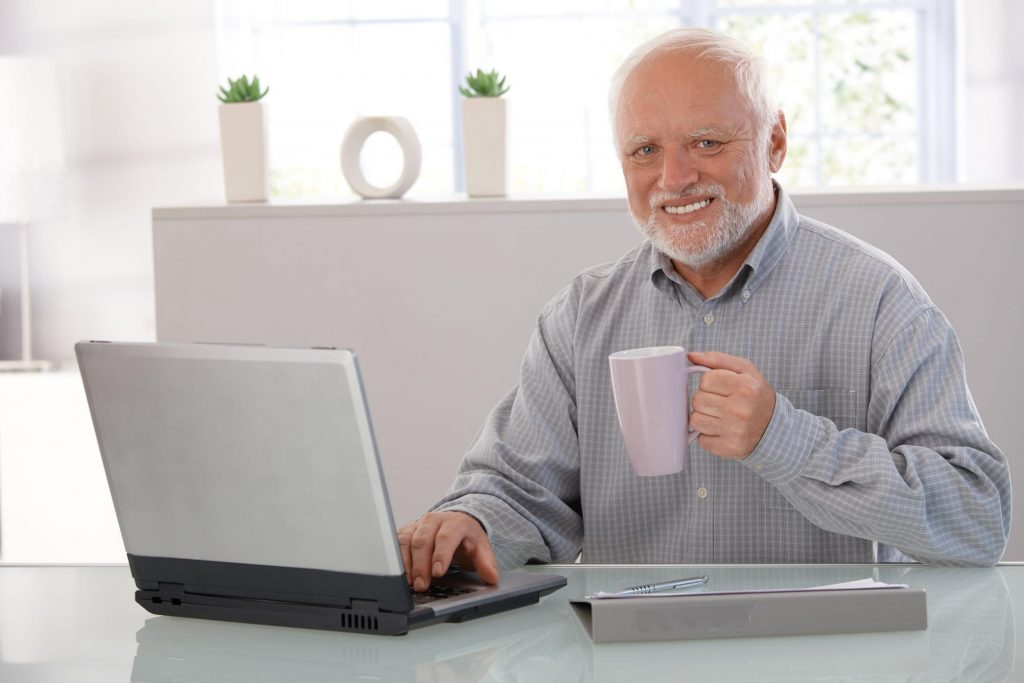
#> input picture buch/papers/opt/images/harold_input.jpg, 1024 x 683 px
$ python harold.py
#> lines starting #> are read from the running program, lines starting #| are printed output that depends on the picture
### buch/papers/opt/code/opt_module.py
import numpy as np
import matplotlib.pyplot as plt
import os


class OptFourier:
    output_path = "output"

    # [5 lines left out: function __init__, not called in this run]

    @classmethod
    def show_all(cls):
        plt.show()

    # [119 lines left out: functions add_wave, add_grid, add_slit, show, not called in this run]


def image_filter(image, radius, highpass=True):
    image_modified = image.copy()
    size_x, size_y = image_modified.shape
    position_x = size_x / 2 - 0.5
    position_y = size_y / 2 - 0.5

    for x in range(size_x):
        for y in range(size_y):
            distance = np.sqrt((position_x - x)**2 + (position_y - y)**2)
            if ((highpass is False and radius < distance) or
                    (highpass is True and radius >= distance)):
                image_modified[x][y] = 0

    return image_modified

### buch/papers/opt/code/harold.py
import os
import numpy
import matplotlib.pyplot as plot
import PIL as pil
from opt_module import image_filter

# Relative to this file
input_path = "../images/harold_input.jpg"
output_path = "../images/"


# Try to read the picture and convert it to grey scale
try:
    image_input = pil.Image.open(input_path)
#> image_input is the input picture: PIL image 1024x683 RGB; mean R, G, B 187.2, 182.2, 181.7
    image = image_input.convert("L")
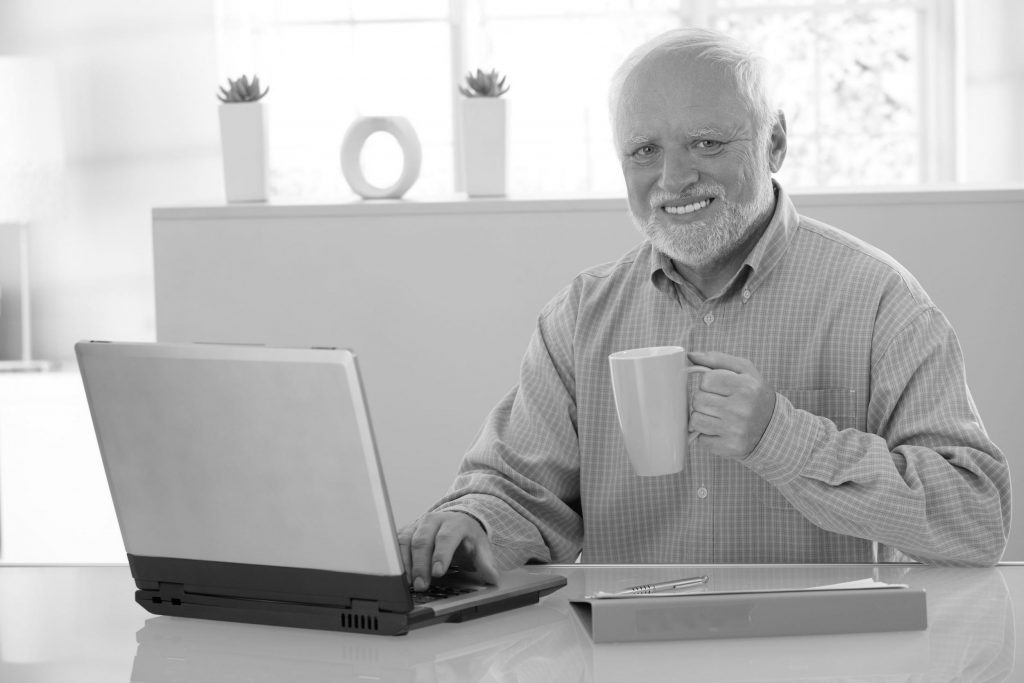
#> image: PIL image 1024x683 L; min 0, max 255, mean 183.6
    image_rgb = image_input.convert("RGB")
    print(f"Successfully loaded image from {input_path}")
except FileNotFoundError as exception:
    print(exception)
    exit()

# Create output folder structure if necessary
if not os.path.isdir(output_path):
    os.makedirs(output_path)

# Apply two dimensional fft
image_fourier = numpy.fft.fftshift(numpy.fft.fft2(image))

# Filter images
image_fourier_lowpass = image_filter(image_fourier, 30, False)
image_fourier_highpass = image_filter(image_fourier, 30, True)

# Apply inverse fft to all pictures
image_reconstructed_lowpass = numpy.fft.ifft2(image_fourier_lowpass)
image_reconstructed_highpass = numpy.fft.ifft2(image_fourier_highpass)

# Generate output files
plot.rcParams.update({'font.size': 18})
plot.imshow(image, cmap='gray')
plot.savefig(os.path.join(output_path, "harold_gray.png"))

plot.imshow(numpy.log(abs(image_fourier),
            where=abs(image_fourier) > 0), cmap='gray')
plot.savefig(os.path.join(output_path, "harold_fourier.png"))
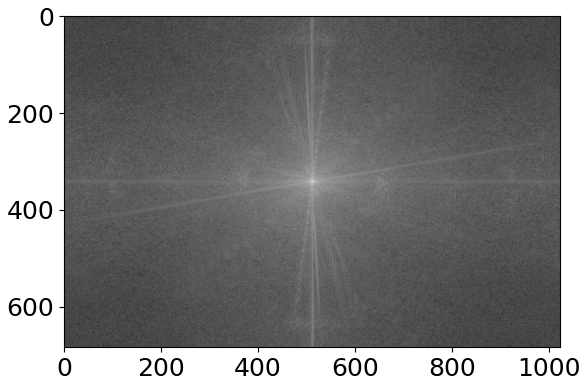
#> figure drawn by matplotlib, 1 panel

plot.imshow(numpy.log(abs(image_fourier_lowpass),
            where=abs(image_fourier_lowpass) > 0), cmap='gray')
plot.savefig(os.path.join(output_path, "harold_fourier_lowpass.png"))
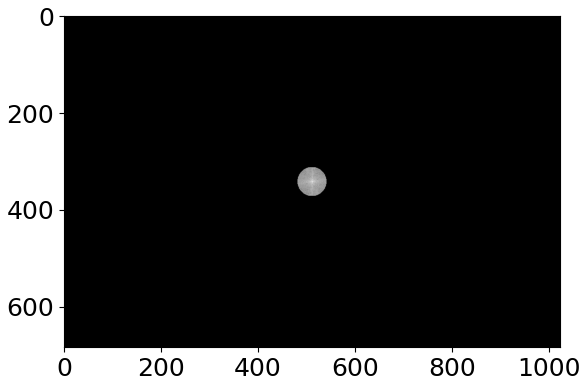
#> figure drawn by matplotlib, 1 panel

plot.imshow(numpy.log(abs(image_fourier_highpass),
            where=abs(image_fourier_highpass) > 0), cmap='gray')
plot.savefig(os.path.join(output_path, "harold_fourier_highpass.png"))
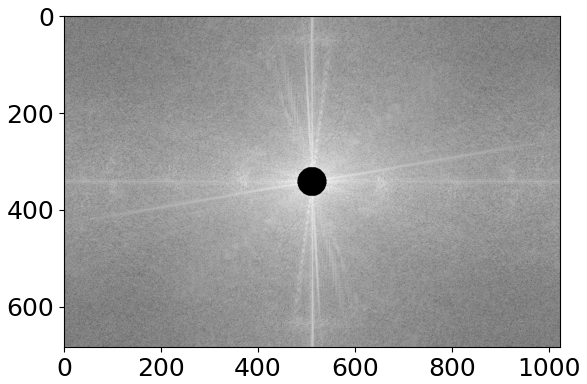
#> figure drawn by matplotlib, 1 panel

plot.imshow(abs(image_reconstructed_lowpass), cmap='gray')
plot.savefig(os.path.join(output_path, "harold_reconstructed_lowpass.png"))
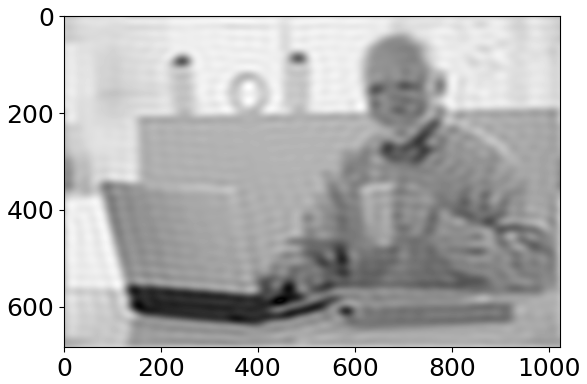
#> figure drawn by matplotlib, 1 panel

plot.imshow(abs(image_reconstructed_highpass), cmap='gray')
plot.savefig(os.path.join(output_path, "harold_reconstructed_highpass.png"))
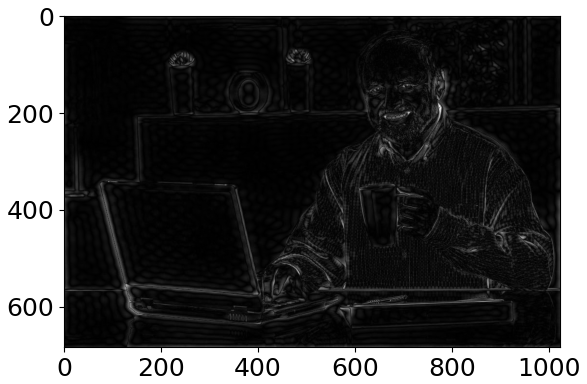
#> figure drawn by matplotlib, 1 panel

print(f"Saved all outputs to {output_path}")
